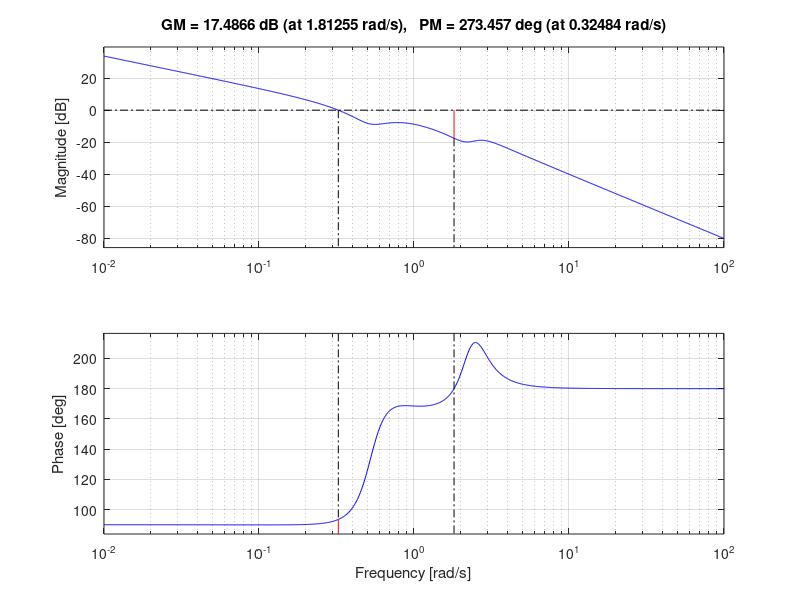

The MATLAB source for this figure: (Note: this script raises an error after producing the figure.)
%% Compensador de avanço

G_lead =tf([19.43,4.66],[1,1.168]);
K_l0 = 37.248;
L_0 = tf([0,0,37.2428000000000,44.1077252817023,199.004232783142,56.5658583247018,49.9538633901049],[1,1.19999999999997,6.06999999999997,-2.30399999999996,-3.20259999999930,-2.76339999999981,0])/K_l0;

L_1 = G_lead*L_0;

figure(1)
margin(L_0)
figure(2)
margin(L_1,opts)

%% Compensador de atraso-avanço

G_lag = tf([3.982,1],[7.841,1]);
L_2 = L_0*G_lag*G_lead;
opts = bodeoptions;
opts.YLabel.FontSize = 11;
opts.YLabel.FontSize = 11;
opts.TickLabel.FontSize = 10;
opts.FreqUnits = 'rad/s';
opts.XLim = [0.1,10];
opts.Grid = 'on';
opts.Title.FontSize = 11;

figure(3)
margin(L_2,opts)

%% Malha Fechada - Avanço

G_cl_y = feedback(G_lead*L_0,1);

bode(G_cl_y,opts)
grid on




